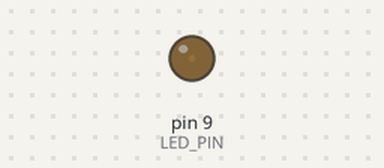
Simulated run of this sketch. Board: Arduino Uno, built with avr-gcc and run on an emulated ATmega328P. Parts: output pins drawn as LEDs (lit = HIGH).

Above: at 0.05 s.
At 1.9 s:
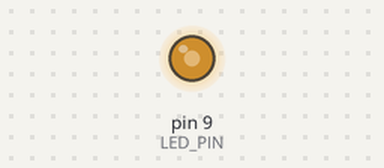
At 2.95 s:
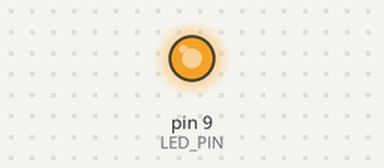
At 5.85 s:
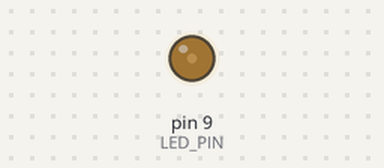
Timing chart, 0 to 8.5 s (numbered marks = the images above):
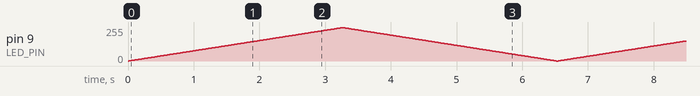

The sketch:

led_pro.ino
```cpp
const int LED_PIN = 9;

void setup() {
  pinMode(LED_PIN, OUTPUT);
}

void loop() {
  for (int i = 0; i <= 250; i++){
    analogWrite(LED_PIN, i);
    delay(13);
  }

  for (int i = 250; i >= 0; i--){
    analogWrite(LED_PIN, i);
    delay(13);
  }
}
```
